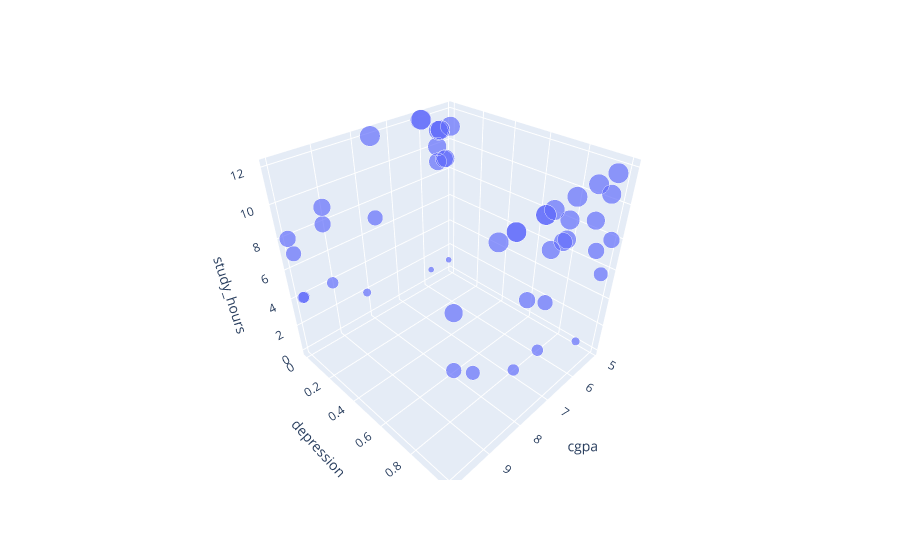

Notebook cell for this chart:
### Markdown cell above
Observations:
1. All the dots are smashed onto a single flat "floor".
2. The points look crowded and close together.
3. This means the model can easily find neighbors.

### Code cell
## Visualize 3 Features with sample size
col_cod_X = 'cgpa'
col_cod_y = col_y
col_cod_z = 'study_hours'

fig = px.scatter_3d(df_cod_sample, 
                    x=col_cod_X, 
                    y=col_cod_y, 
                    z=col_cod_z,
                    size=col_cod_z)
fig.show()

### Figure 1 — Plotly figure (JSON) as saved in the notebook; plotly's stock layout.template omitted (floating-point values rounded to 4 significant figures)
{"data": [{"hovertemplate": "cgpa=%{x}<br>depression=%{y}<br>study_hours=%{marker.size}<extra></extra>", "legendgroup": "", "marker": {"color": "#636efa", "size": [9.0, 8.0, 10.0, 12.0, 7.0, 11.0, 7.0, 10.0, 12.0, 2.0, 9.0, 2.0, 10.0, 12.0, 11.0, 0.0, 1.0, 12.0, 11.0, 12.0, 12.0, 10.0, 7.0, 11.0, 8.0, 11.0, 0.0, 1.0, 10.0, 7.0, 9.0, 9.0, 12.0, 12.0, 12.0, 11.0, 6.0, 4.0, 8.0, 8.0, 4.0, 12.0, 4.0, 4.0, 12.0, 6.0, 8.0, 10.0, 4.0, 12.0], "sizemode": "area", "sizeref": 0.03, "symbol": "circle"}, "mode": "markers", "name": "", "scene": "scene", "showlegend": false, "type": "scatter3d", "x": [5.56, 5.16, 5.57, 7.53, 7.43, 5.46, 9.92, 7.11, 8.53, 5.88, 9.06, 8.16, 6.99, 8.96, 5.52, 9.79, 5.88, 7.61, 5.1, 5.48, 7.77, 7.48, 7.68, 5.58, 8.04, 5.47, 6.02, 5.16, 6.02, 9.9, 5.27, 5.32, 6.16, 8.54, 7.77, 6.99, 5.32, 9.1, 9.11, 5.76, 9.91, 6.86, 8.24, 7.47, 6.08, 9.43, 9.98, 9.91, 9.89, 6.1], "y": [0, 1, 0, 1, 1, 0, 0, 1, 1, 1, 0, 0, 1, 1, 0, 0, 0, 0, 0, 1, 1, 1, 0, 1, 1, 0, 0, 0, 1, 1, 0, 0, 1, 1, 1, 1, 1, 0, 0, 1, 0, 1, 1, 1, 0, 1, 0, 1, 0, 0], "z": [9.0, 8.0, 10.0, 12.0, 7.0, 11.0, 7.0, 10.0, 12.0, 2.0, 9.0, 2.0, 10.0, 12.0, 11.0, 0.0, 1.0, 12.0, 11.0, 12.0, 12.0, 10.0, 7.0, 11.0, 8.0, 11.0, 0.0, 1.0, 10.0, 7.0, 9.0, 9.0, 12.0, 12.0, 12.0, 11.0, 6.0, 4.0, 8.0, 8.0, 4.0, 12.0, 4.0, 4.0, 12.0, 6.0, 8.0, 10.0, 4.0, 12.0]}], "layout": {"legend": {"itemsizing": "constant", "tracegroupgap": 0}, "margin": {"t": 60}, "scene": {"domain": {"x": [0, 1], "y": [0, 1]}, "xaxis": {"title": {"text": "cgpa"}}, "yaxis": {"title": {"text": "depression"}}, "zaxis": {"title": {"text": "study_hours"}}}}}
